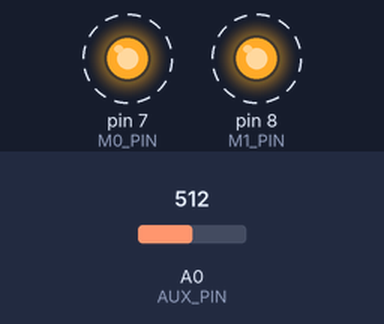
A sketch run on a simulated Arduino Uno, built with avr-gcc and run on an emulated ATmega328P. Shown: output pins drawn as LEDs (lit = HIGH). Dashed ring = blinking. The test bench sets the inputs (shaded band); at power-on: A0 (AUX_PIN) = 512. What the sketch prints to the serial monitor is not drawn.

Above: at 3.1 s.
3.7 s: A0 (AUX_PIN) set to 52
6.7 s: A0 (AUX_PIN) set to 46
At 7.8 s:
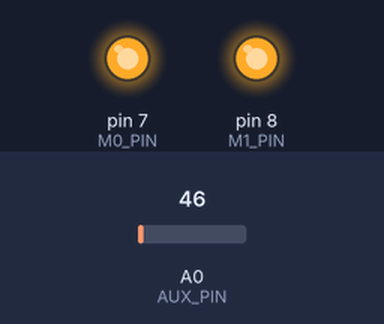
8.8 s: A0 (AUX_PIN) set to 68
At 11.7 s:
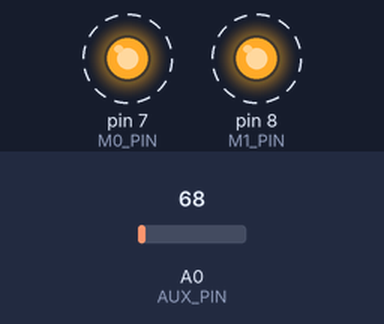
11.8 s: A0 (AUX_PIN) set to 48
At 23.3 s:
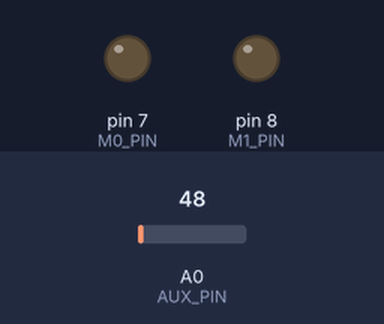
Timing chart, 0 to 23.6 s (numbered marks = the images above; inputs shaded):
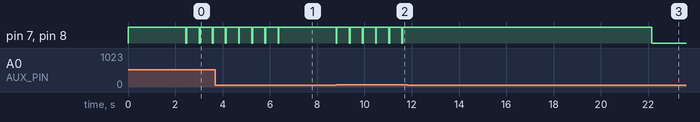

Measured:
- the behaviour switches between 50 and 49 on A0 (AUX_PIN) (found by bisection; images 0 and 1)
- after the input at 6.7 s, pin 7 (M0_PIN), pin 8 (M1_PIN): stops changing and stays HIGH
- after the input at 8.8 s, pin 7 (M0_PIN), pin 8 (M1_PIN): alternates HIGH for 0.52 s and LOW for 0.04 s, starting at once
- by itself, pin 7 (M0_PIN), pin 8 (M1_PIN): alternates HIGH for 0.52 s and LOW for 0.04 s

The sketch:

code_device.ino
```cpp
#include <SoftwareSerial.h>
#include "main.h"
#include "E32-TTL-100.h"


SoftwareSerial softSerial(SOFT_RX, SOFT_TX);  // RX, TX


void setup()
{
  pinMode(M0_PIN, OUTPUT);
  pinMode(M1_PIN, OUTPUT);
  pinMode(AUX_PIN, INPUT);

  softSerial.begin(9600);
  Serial.begin(115200);
  Serial.println("BOOT...");

  initLora();
}


void loop()
{
  Serial.println("ENVOI");
  //uint8_t data[4] = {0xF0, 0xAA, 0x55, 0x0F};
  //uint8_t data[4] = {'a', 'B', 'c', 'D'};
  uint8_t data = 'a';

  SwitchMode(MODE_0_NORMAL);

  if(SendMsg(data) == RET_SUCCESS)
    Serial.println("ENVOI OK");
  else
    Serial.println("ENVOI ECHEC");

  SwitchMode(MODE_3_SLEEP);

  delay(500);
}


void initLora()
{
  RET_STATUS STATUS = RET_SUCCESS;
  struct CFGstruct CFG;
  struct MVerstruct MVer;

  STATUS = SleepModeCmd(R_CFG, (void* )&CFG); // Read config (0xC1)
  STATUS = SettingModule(&CFG);               // reply 6 bytes in return

  STATUS = SleepModeCmd(R_MODULE_VERSION, (void* )&MVer); // get module version (0xC3)


  SwitchMode(MODE_0_NORMAL);  // Mode 0 | normal operation

  //self-check initialization.
  WaitAUX_H();
  delay(10);

  if(STATUS == RET_SUCCESS)
    Serial.println("Setup init OK !!");
  else
    Serial.println("Setup init failed !!");
}
```

E32-TTL-100.cpp
```cpp
#include <Arduino.h>
#include <SoftwareSerial.h>
#include "main.h"
#include "E32-TTL-100.h"


bool AUX_HL;
extern SoftwareSerial softSerial;


RET_STATUS SleepModeCmd(uint8_t CMD, void* pBuff)
{
  RET_STATUS STATUS = RET_SUCCESS;

  Serial.print("SleepModeCmd: 0x");  Serial.println(CMD, HEX);
  WaitAUX_H();

  SwitchMode(MODE_3_SLEEP);

  switch (CMD)
  {
    case W_CFG_PWR_DWN_SAVE:  // 0xC0
      STATUS = Write_CFG_PDS((struct CFGstruct* )pBuff);
      break;
    case R_CFG: // 0xC1
      STATUS = Read_CFG((struct CFGstruct* )pBuff);
      break;
    case W_CFG_PWR_DWN_LOSE:  // 0xC2

      break;
    case R_MODULE_VERSION: // 0xC3
      Read_module_version((struct MVerstruct* )pBuff);
      break;
    case W_RESET_MODULE: // 0xC4
      Reset_module();
      break;

    default:
      return RET_INVALID_PARAM;
  }

  WaitAUX_H();
  return STATUS;
}


RET_STATUS SettingModule(struct CFGstruct *pCFG)
{
  RET_STATUS STATUS = RET_SUCCESS;

#ifdef Device_A
  pCFG->ADDH = DEVICE_A_ADDR_H;
  pCFG->ADDL = DEVICE_A_ADDR_L;
#else
  pCFG->ADDH = DEVICE_B_ADDR_H;
  pCFG->ADDL = DEVICE_B_ADDR_L;
#endif

  pCFG->OPTION_bits.trsm_mode =TRSM_FP_MODE;
  pCFG->OPTION_bits.tsmt_pwr = TSMT_PWR_20DB;

  STATUS = SleepModeCmd(W_CFG_PWR_DWN_SAVE, (void* )pCFG);  // write config  (0xC0)

  SleepModeCmd(W_RESET_MODULE, NULL); // Reset module (0xC4)

  STATUS = SleepModeCmd(R_CFG, (void* )pCFG);// Read config  (0xC1)

  return STATUS;
}


void SwitchMode(MODE_TYPE mode)
{
  if(!chkModeSame(mode))
  {
    WaitAUX_H();

    switch (mode)
    {
      case MODE_0_NORMAL:
        // Mode 0 | normal operation
        digitalWrite(M0_PIN, LOW);
        digitalWrite(M1_PIN, LOW);
        break;
      case MODE_1_WAKE_UP:
        digitalWrite(M0_PIN, HIGH);
        digitalWrite(M1_PIN, LOW);
        break;
      case MODE_2_POWER_SAVIN:
        digitalWrite(M0_PIN, LOW);
        digitalWrite(M1_PIN, HIGH);
        break;
      case MODE_3_SLEEP:
        // Mode 3 | Setting operation
        digitalWrite(M0_PIN, HIGH);
        digitalWrite(M1_PIN, HIGH);
        break;
      default:
        return ;
    }

    WaitAUX_H();
    delay(20); // PB 10
  }
}


RET_STATUS WaitAUX_H()
{
  RET_STATUS STATUS = RET_SUCCESS;

  uint8_t cnt = 0;
  uint8_t data_buf[100], data_len;

  while((ReadAUX()==LOW) && (cnt++<TIME_OUT_CNT))
  {
    Serial.print(".");
    delay(100);
  }

  if(cnt==0)
  {
  }
  else if(cnt>=TIME_OUT_CNT)
  {
    STATUS = RET_TIMEOUT;
    Serial.println(" TimeOut");
  }
  else
  {
    Serial.println("");
  }

  return STATUS;
}


RET_STATUS Write_CFG_PDS(struct CFGstruct* pCFG)
{
  softSerial.write((uint8_t *)pCFG, 6);

  WaitAUX_H();
  delay(1200);  //need ti check

  return RET_SUCCESS;
}


RET_STATUS Read_CFG(struct CFGstruct* pCFG)
{
  RET_STATUS STATUS = RET_SUCCESS;

  //1. read UART buffer.
  cleanUARTBuf();

  //2. send CMD
  triple_cmd(R_CFG);

  //3. Receive configure
  STATUS = Module_info((uint8_t *)pCFG, sizeof(CFGstruct));
  if(STATUS == RET_SUCCESS)
  {
  //Serial.print("  HEAD:     ");  Serial.println(pCFG->HEAD, HEX);
  Serial.print("  ADDRESS:     ");  Serial.print((256*pCFG->ADDH + pCFG->ADDL), HEX);
  //Serial.print("  ADDL:     ");  Serial.println(pCFG->ADDL, HEX);

  Serial.print("  CHANNEL:     ");  Serial.println(pCFG->CHAN, HEX);
  }

  return STATUS;
}


RET_STATUS Read_module_version(struct MVerstruct* MVer)
{
  RET_STATUS STATUS = RET_SUCCESS;

  //1. read UART buffer.
  cleanUARTBuf();

  //2. send CMD
  triple_cmd(R_MODULE_VERSION);

  //3. Receive configure
  STATUS = Module_info((uint8_t *)MVer, sizeof(MVerstruct));
  if(STATUS == RET_SUCCESS)
  {
    Serial.print("  HEAD:     0x");  Serial.println(MVer->HEAD, HEX);
    Serial.print("  Model:    0x");  Serial.print(MVer->Model, HEX);
    Serial.print("  Version:  0x");  Serial.print(MVer->Version, HEX);
    Serial.print("  features: 0x");  Serial.print(MVer->features, HEX);
  }

  return RET_SUCCESS;
}


void Reset_module()
{
  triple_cmd(W_RESET_MODULE);

  WaitAUX_H();
  delay(1000);
}


bool chkModeSame(MODE_TYPE mode)
{
  static MODE_TYPE pre_mode = MODE_INIT;

  if(pre_mode == mode)
  {
    //Serial.print("SwitchMode: (no need to switch) ");  Serial.println(mode, HEX);
    return true;
  }
  else
  {
    Serial.print("SwitchMode: from ");  Serial.print(pre_mode, HEX);  Serial.print(" to ");  Serial.println(mode, HEX);
    pre_mode = mode;
    return false;
  }
}


void triple_cmd(SLEEP_MODE_CMD_TYPE Tcmd)
{
  uint8_t CMD[3] = {Tcmd, Tcmd, Tcmd};
  softSerial.write(CMD, 3);
  delay(50);  //need ti check
}


void cleanUARTBuf()
{
  bool IsNull = true;

  while (softSerial.available())
  {
    IsNull = false;

    softSerial.read();
  }
}


RET_STATUS Module_info(uint8_t* pReadbuf, uint8_t buf_len)
{
  RET_STATUS STATUS = RET_SUCCESS;
  uint8_t Readcnt, idx;

  Readcnt = softSerial.available();
  //Serial.print("softSerial.available(): ");  Serial.print(Readcnt);  Serial.println(" bytes.");
  if (Readcnt == buf_len)
  {
    for(idx=0;idx<buf_len;idx++)
    {
      *(pReadbuf+idx) = softSerial.read();
      Serial.print(" 0x");
      Serial.print(0xFF & *(pReadbuf+idx), HEX);    // print as an ASCII-encoded hexadecimal
    } Serial.println("");
  }
  else
  {
    STATUS = RET_DATA_SIZE_NOT_MATCH;
    Serial.print("  RET_DATA_SIZE_NOT_MATCH - Readcnt: ");  Serial.println(Readcnt);
    cleanUARTBuf();
  }

  return STATUS;
}


bool ReadAUX()
{
  int val = analogRead(AUX_PIN);

  if(val<50)
  {
    AUX_HL = LOW;
  }else {
    AUX_HL = HIGH;
  }

  return AUX_HL;
}

RET_STATUS ReceiveMsg(uint8_t *pdatabuf, uint8_t *data_len)
{

  RET_STATUS STATUS = RET_SUCCESS;
  uint8_t idx;

  SwitchMode(MODE_0_NORMAL);
  *data_len = softSerial.available();

  if (*data_len > 0)
  {
    Serial.print("ReceiveMsg: ");  Serial.print(*data_len);  Serial.println(" bytes.");

    for(idx=0;idx<*data_len;idx++)
      *(pdatabuf+idx) = softSerial.read();

    for(idx=0;idx<*data_len;idx++)
    {
      Serial.print(" 0x");
      Serial.print(0xFF & *(pdatabuf+idx), HEX);    // print as an ASCII-encoded hexadecimal
    } Serial.println("");
  }
  else
  {
    STATUS = RET_NOT_IMPLEMENT;
  }

  return STATUS;
}


RET_STATUS SendMsg(uint8_t data)
{
  RET_STATUS STATUS = RET_SUCCESS;

  if(ReadAUX()!=HIGH) return RET_NOT_IMPLEMENT;
    delay(10);
  if(ReadAUX()!=HIGH) return RET_NOT_IMPLEMENT;

  //TRSM_FP_MODE
  //Send format : ADDH ADDL CHAN DATA_0 DATA_1 DATA_2 ...
  uint8_t SendBuf[4] = { DEVICE_A_ADDR_H, DEVICE_A_ADDR_L, CHANNEL, data};

  softSerial.write(SendBuf, 4);

  return STATUS;
}
```

E32-TTL-100.h
```cpp
/**
 * E32-TTL-100 Transceiver Interface
 *
 * @author Bob Chen (bob-0505@gotmail.com)
 * @date 1 November 2017
 * https://github.com/Bob0505/E32-TTL-100
 */
#ifndef E32-TTL-100_H_
#define E32-TTL-100_H_

typedef enum {
  RET_SUCCESS = 0,
  RET_ERROR_UNKNOWN,	/* something shouldn't happened */
  RET_NOT_SUPPORT,
  RET_NOT_IMPLEMENT,
  RET_NOT_INITIAL,
  RET_INVALID_PARAM,
  RET_DATA_SIZE_NOT_MATCH,
  RET_BUF_TOO_SMALL,
  RET_TIMEOUT,
  RET_HW_ERROR,
} RET_STATUS;

enum MODE_TYPE
{
  MODE_0_NORMAL = 0,
  MODE_1_WAKE_UP,
  MODE_2_POWER_SAVIN,
  MODE_3_SLEEP,
  MODE_INIT = 0xFF
};

//SPED+
enum SLEEP_MODE_CMD_TYPE
{
  W_CFG_PWR_DWN_SAVE = 0xC0,
  R_CFG              = 0xC1,
  W_CFG_PWR_DWN_LOSE = 0xC2,
  R_MODULE_VERSION   = 0xC3,
  W_RESET_MODULE     = 0xC4
};

enum UART_FORMAT_TYPE
{
  UART_FORMAT_8N1 = 0x00,  /*no   parity bit one stop*/
  UART_FORMAT_8O1 = 0x01,  /*odd  parity bit one stop*/
  UART_FORMAT_8E1 = 0x02   /*even parity bitone stop*/
};

enum UART_BPS_TYPE
{
  UART_BPS_1200 = 0x00,
  UART_BPS_9600 = 0x03,
  UART_BPS_115200 = 0x07
};

enum AIR_BPS_TYPE
{
  AIR_BPS_300   = 0x00,
  AIR_BPS_2400  = 0x02,
  AIR_BPS_19200 = 0x05
};
//SPED-

//410~441MHz : 410M + CHAN*1M
enum AIR_CHAN_TYPE
{
  AIR_CHAN_410M = 0x00,
  AIR_CHAN_433M = 0x17,
  AIR_CHAN_441M = 0x1F,
  AIR_CHAN_868M = 0x06
};

//OPTION+
#define TRSM_TT_MODE		0x00	/*Transparent Transmission*/
#define TRSM_FP_MODE		0x01	/*Fixed-point transmission mode*/

#define OD_DRIVE_MODE		0x00
#define PP_DRIVE_MODE		0x01

enum WEAK_UP_TIME_TYPE
{
  WEAK_UP_TIME_250  = 0x00,
  WEAK_UP_TIME_1000 = 0x03,
  WEAK_UP_TIME_2000 = 0x07
};

#define DISABLE_FEC			0x00
#define ENABLE_FEC			0x01

//Transmit power
enum TSMT_PWR_TYPE
{
  TSMT_PWR_20DB = 0x00,
  TSMT_PWR_17DB = 0x01,
  TSMT_PWR_14DB = 0x02,
  TSMT_PWR_10DB = 0x03
};
//OPTION-

#pragma pack(push, 1)
struct SPEDstruct {
  uint8_t air_bps : 3; //bit 0-2
  uint8_t uart_bps: 3; //bit 3-5
  uint8_t uart_fmt: 2; //bit 6-7
};

struct OPTIONstruct {
  uint8_t tsmt_pwr    : 2; //bit 0-1
  uint8_t enFWC       : 1; //bit 2
  uint8_t wakeup_time : 3; //bit 3-5
  uint8_t drive_mode  : 1; //bit 6
  uint8_t trsm_mode   : 1; //bit 7
};

struct CFGstruct {
  uint8_t HEAD;
  uint8_t ADDH;
  uint8_t ADDL;
  struct SPEDstruct   SPED_bits;
  uint8_t CHAN;
  struct OPTIONstruct OPTION_bits;
};

struct MVerstruct {
  uint8_t HEAD;
  uint8_t Model;
  uint8_t Version;
  uint8_t features;
};
#pragma pack(pop)


//#define Device_A

#define TIME_OUT_CNT	100
#define MAX_TX_SIZE		58

#define CHANNEL AIR_CHAN_868M

#define DEVICE_A_ADDR_H 0xFF
#define DEVICE_A_ADDR_L 0xFF
#define DEVICE_B_ADDR_H 0xFF
#define DEVICE_B_ADDR_L 0xFF

/*
#define DEVICE_A_ADDR_H 0x05
#define DEVICE_A_ADDR_L 0x01
#define DEVICE_B_ADDR_H 0x05
#define DEVICE_B_ADDR_L 0x02
*/


RET_STATUS SleepModeCmd(uint8_t CMD, void* pBuff);
RET_STATUS SettingModule(struct CFGstruct *pCFG);
void SwitchMode(MODE_TYPE mode);
RET_STATUS WaitAUX_H();
RET_STATUS Write_CFG_PDS(struct CFGstruct* pCFG);
RET_STATUS Read_CFG(struct CFGstruct* pCFG);
RET_STATUS Read_module_version(struct MVerstruct* MVer);
void Reset_module();
bool chkModeSame(MODE_TYPE mode);
void triple_cmd(SLEEP_MODE_CMD_TYPE Tcmd);
void cleanUARTBuf();
RET_STATUS Module_info(uint8_t* pReadbuf, uint8_t buf_len);
bool ReadAUX();
RET_STATUS ReceiveMsg(uint8_t *pdatabuf, uint8_t *data_len);
RET_STATUS SendMsg(uint8_t data);


#endif /* E32-TTL-100_H_ */
```

main.h
```cpp
#ifndef MAIN_H
#define MAIN_H


#define M0_PIN  7
#define M1_PIN  8
#define AUX_PIN A0
#define SOFT_RX 10
#define SOFT_TX 11


#endif
```
